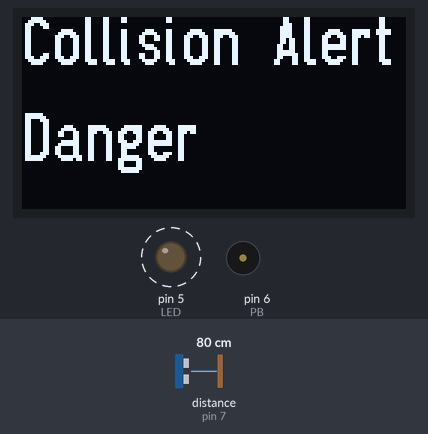
The sketch below on a simulated Arduino Uno, built with avr-gcc and run on an emulated ATmega328P. Parts: 128×64 one-colour display, output pins drawn as LEDs (lit = HIGH), buzzer (waves = sounding). Dashed ring = blinking. Inputs (shaded band) come from the test bench; at power-on: distance to the obstacle (sensor on pin 7) 80 cm. What the sketch prints to the serial monitor is not drawn.

Above: at 1.3 s.
1.4 s: distance to the obstacle (sensor on pin 7) set to 55 cm
At 1.62 s:
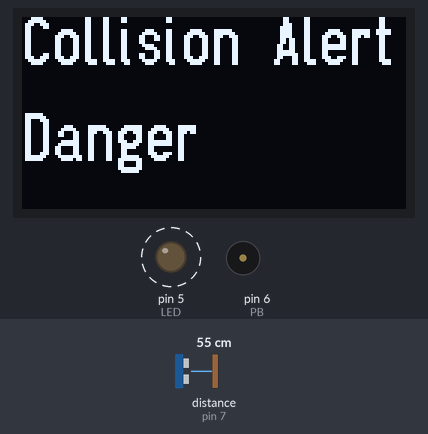
3.7 s: distance to the obstacle (sensor on pin 7) set to 48 cm
At 5.66 s:
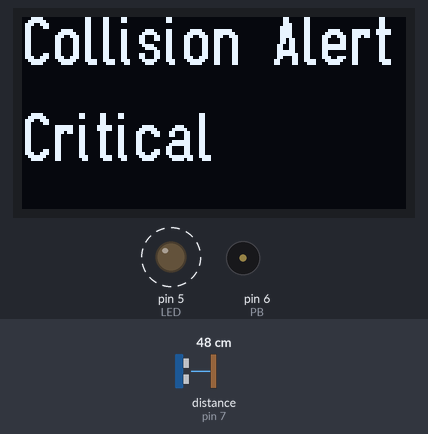
5.7 s: distance to the obstacle (sensor on pin 7) set to 120 cm
At 6.6 s:
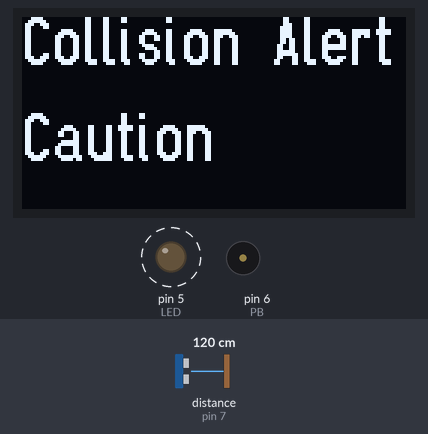
8.7 s: distance to the obstacle (sensor on pin 7) set to 197 cm
10.3 s: distance to the obstacle (sensor on pin 7) set to 205 cm
At 12.1 s:
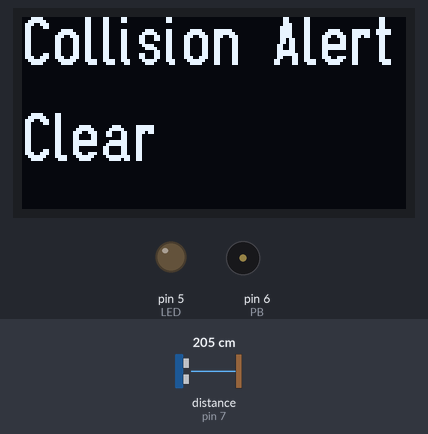
12.4 s: distance to the obstacle (sensor on pin 7) set to 2 cm
At 12.66 s:
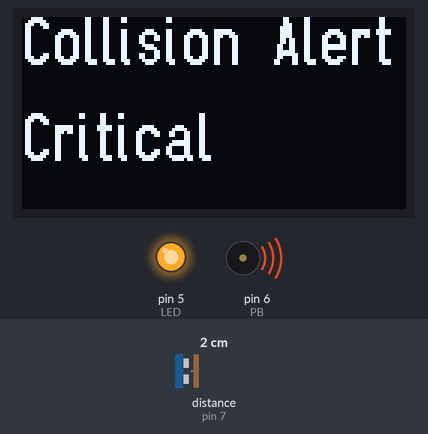
Timing chart, 0 to 15.4 s (numbered marks = the images above; inputs shaded):
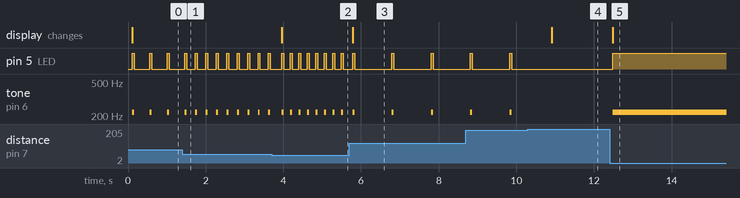

Measured:
- the behaviour switches between 51 and 50 cm on distance to the obstacle (sensor on pin 7) (found by bisection; images 1 and 2)
- the behaviour switches between 200 and 201 cm on distance to the obstacle (sensor on pin 7) (found by bisection; images 3 and 4)
- after the input at 1.4 s, pin 5 (LED): alternates HIGH for 0.05 s and LOW for 0.22 s, starting after 0.33 s; tone on pin 6 (PB): alternates 220 Hz for 0.05 s and silent for 0.22 s, starting after 0.33 s
- after the input at 3.7 s, the display: changes after 0.26 s (image 2)
- after the input at 5.7 s, pin 5 (LED): alternates HIGH for 0.05 s and LOW for 0.96 s, starting after 0.09 s; tone on pin 6 (PB): alternates 220 Hz for 0.05 s and silent for 0.96 s, starting after 0.09 s; the display: changes after 0.09 s (image 3)
- after the input at 10.3 s, pin 5 (LED): stops changing and stays LOW; tone on pin 6 (PB): stops changing and stays silent; the display: changes after 0.61 s (image 4)
- after the input at 12.4 s, pin 5 (LED): LOW → HIGH after 0.09 s; tone on pin 6 (PB): silent → 220 Hz after 0.09 s; the display: changes after 0.09 s (image 5)
- by itself, pin 5 (LED): alternates HIGH for 0.05 s and LOW for 0.40 s

The sketch:

CollisionAlert.ino
```cpp
#include "Ultrasonic.h"
#define US 7
#include <U8g2lib.h>

U8G2_SSD1306_128X64_NONAME_F_SW_I2C u8g2(U8G2_R0, /* clock=*/ SCL, /* data=*/ SDA, /* reset=*/ U8X8_PIN_NONE);    //Software I2C

Ultrasonic ultrasonic(US);

#define PB 6 //set the buzzer Pin
#define LED 5  //set the LED pin

int onTime = 50; //milliseconds
int pitch = 220; //Hz
int beatsPerMinute;
float period; //milliseconds
long Range;
int alert; //0: Clear, 1: Caution, 2: Danger, 3: Critical
int prevAlert = -1;

void setup() {
  // put your setup code here, to run once:
  Serial.begin(9600);
  u8g2.begin();
  pinMode(PB, OUTPUT);
  pinMode(LED, OUTPUT);
}

void loop() {
  // put your main code here, to run repeatedly:
  Range = ultrasonic.MeasureInCentimeters();
  Serial.println(Range);
  if(Range>200){
    alert = 0;
  }
  else if (Range > 100){
    alert = 1;
    beatsPerMinute = 60;
  }
  else if (Range > 50){
    alert = 2;
    beatsPerMinute = map(Range, 51, 100, 240, 60);
  }
  else{
    alert = 3;
    beatsPerMinute = map(Range,0,50,1200,240); //faster as we get closer
  }

  if(alert != prevAlert)
  {
    u8g2.clearBuffer();                   // clear the internal memory
    u8g2.setFont(u8g2_font_logisoso16_tf);   // choose a suitable font
    u8g2.drawStr(0,16,"Collision Alert");    // write something to the internal memory
    switch(alert){
      case 0:
        u8g2.drawStr(0,48,"Clear");    // write something to the internal memory
        break;
      case 1:
        u8g2.drawStr(0,48,"Caution");    // write something to the internal memory
        break;
      case 2:
        u8g2.drawStr(0,48,"Danger");    // write something to the internal memory
        break;
      case 3:
        u8g2.drawStr(0,48,"Critical");    // write something to the internal memory
        break;
      default:
        u8g2.drawStr(0,48,"Error");    // write something to the internal memory
    }
    u8g2.sendBuffer(); // transfer internal memory to the display
    prevAlert = alert;
  }

  if(alert != 0)
  {
    period = 1000/(beatsPerMinute/60.0); //milliseconds
    tone(PB, pitch, onTime);
    digitalWrite(LED, HIGH);
    delay(onTime);
    digitalWrite(LED, LOW);
    delay(period-onTime);
  }


}
```
